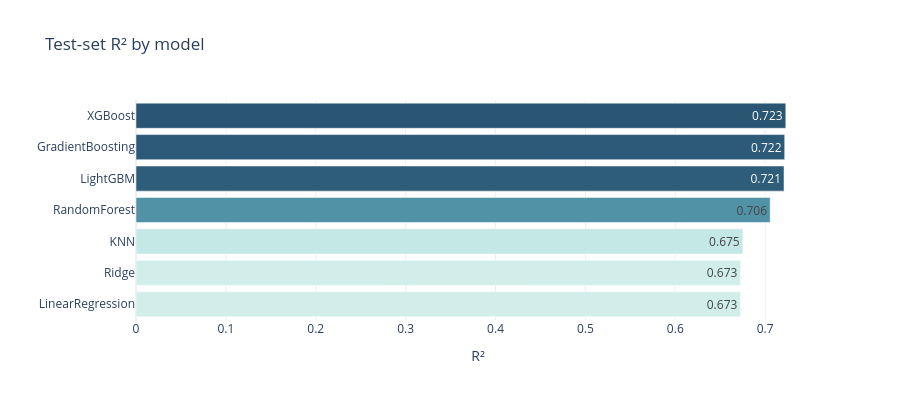

Notebook code for this chart:
### Markdown cell above
## Model ranking by test R²

### Code cell
fig = px.bar(results.sort_values("r2"), x="r2", y="model", orientation="h",
             text=results.sort_values("r2")["r2"].round(3),
             title="Test-set R² by model", labels={"r2": "R²", "model": ""},
             color="r2", color_continuous_scale="Teal")
fig.update_layout(template="plotly_white", height=400, coloraxis_showscale=False)
fig.show()

### Figure 1 — Plotly figure (JSON) as saved in the notebook; plotly's stock layout.template omitted (floating-point values rounded to 4 significant figures)
{"data": [{"hovertemplate": "R²=%{marker.color}<br>=%{y}<br>text=%{text}<extra></extra>", "legendgroup": "", "marker": {"color": [0.6725, 0.6725, 0.6751, 0.7056, 0.721, 0.7217, 0.7229], "coloraxis": "coloraxis", "pattern": {"shape": ""}}, "name": "", "orientation": "h", "showlegend": false, "text": [0.673, 0.673, 0.675, 0.706, 0.721, 0.722, 0.723], "textposition": "auto", "type": "bar", "x": [0.6725, 0.6725, 0.6751, 0.7056, 0.721, 0.7217, 0.7229], "xaxis": "x", "y": ["LinearRegression", "Ridge", "KNN", "RandomForest", "LightGBM", "GradientBoosting", "XGBoost"], "yaxis": "y"}], "layout": {"barmode": "relative", "coloraxis": {"autocolorscale": false, "colorbar": {"title": {"text": "R²"}}, "colorscale": [[0, "rgb(209, 238, 234)"], [0.1667, "rgb(168, 219, 217)"], [0.3333, "rgb(133, 196, 201)"], [0.5, "rgb(104, 171, 184)"], [0.6667, "rgb(79, 144, 166)"], [0.8333, "rgb(59, 115, 143)"], [1, "rgb(42, 86, 116)"]], "showscale": false}, "height": 400, "legend": {"tracegroupgap": 0}, "title": {"text": "Test-set R² by model"}, "xaxis": {"anchor": "y", "domain": [0, 1], "title": {"text": "R²"}}, "yaxis": {"anchor": "x", "domain": [0, 1], "title": {"text": ""}}}}
